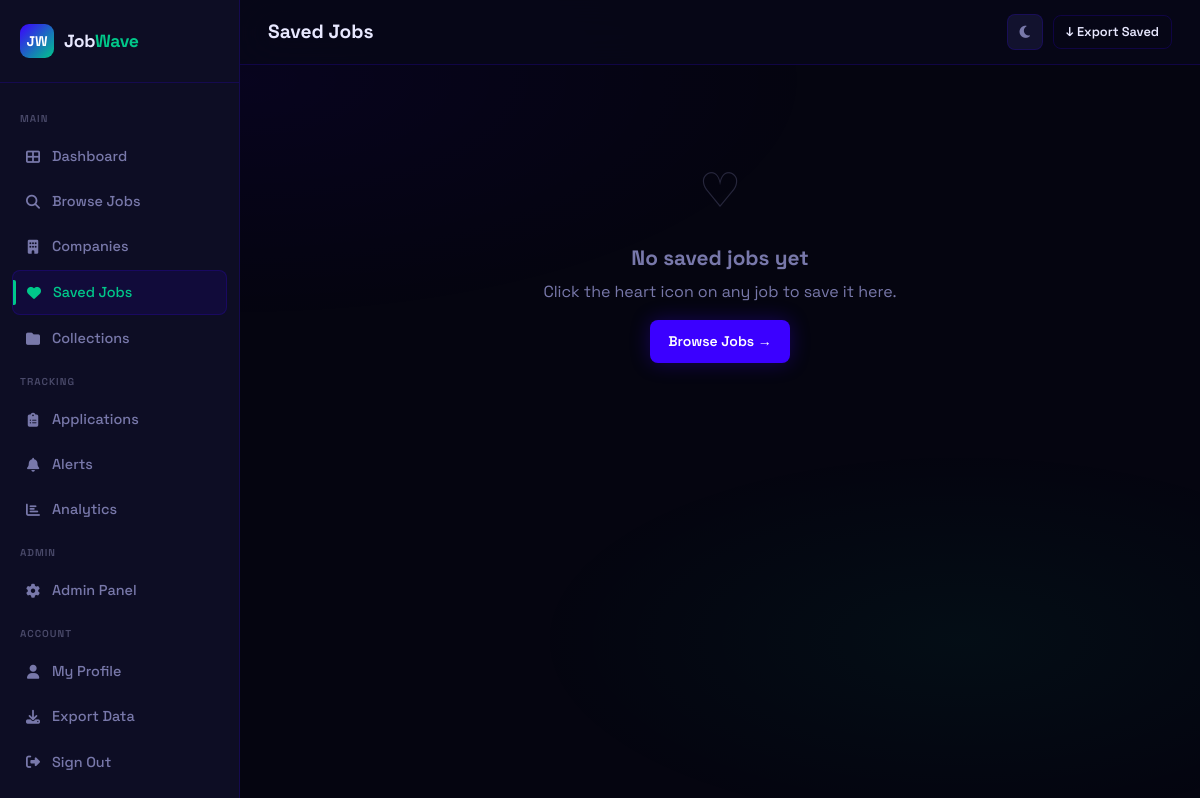
Page /saved (signed in) on the earlier database version.
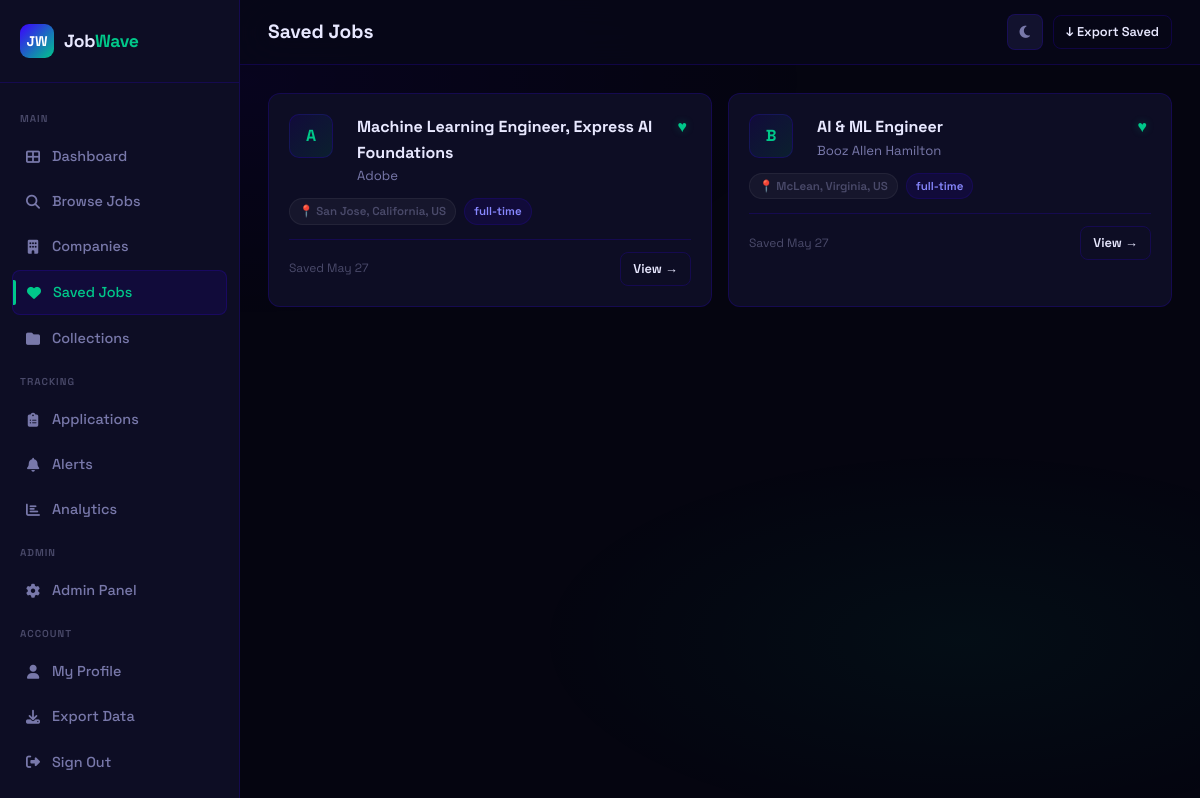
Same page on the later database version.
### app.py (models this page shows)
class Job(db.Model):
    id = db.Column(db.Integer, primary_key=True)
    title = db.Column(db.String(200), nullable=False)
    company = db.Column(db.String(200), nullable=False)
    location = db.Column(db.String(200))
    job_type = db.Column(db.String(50))          # full-time | part-time | remote | contract
    experience = db.Column(db.String(50))         # entry | mid | senior
    salary_min = db.Column(db.Integer)
    salary_max = db.Column(db.Integer)
    description = db.Column(db.Text)
    requirements = db.Column(db.Text)
    source = db.Column(db.String(100))
    source_url = db.Column(db.String(500))
    source_id = db.Column(db.String(200), unique=True)  # duplicate detection
    tags = db.Column(db.String(500))
    is_active = db.Column(db.Boolean, default=True)
    scraped_at = db.Column(db.DateTime, default=datetime.utcnow)
    posted_at = db.Column(db.DateTime)
    views = db.Column(db.Integer, default=0)

class SavedJob(db.Model):
    id = db.Column(db.Integer, primary_key=True)
    user_id = db.Column(db.Integer, db.ForeignKey('user.id'), nullable=False)
    job_id = db.Column(db.Integer, db.ForeignKey('job.id'), nullable=False)
    saved_at = db.Column(db.DateTime, default=datetime.utcnow)
    job = db.relationship('Job')

### app.py (the view)
@app.route('/saved')
@login_required
def saved_jobs():
    saved = SavedJob.query.filter_by(user_id=current_user.id)\
        .order_by(SavedJob.saved_at.desc()).all()
    return render_template('saved.html', saved=saved)

### app.py (called while the page is built)
@login_manager.user_loader
def load_user(user_id):
    return User.query.get(int(user_id))

    @property
    def is_authenticated(self): return True

### templates/saved.html (shortened to what this page needs)
{% extends 'base.html' %}
{% block page_title %}Saved Jobs{% endblock %}
{% block topbar_actions %}
<a href="{{ url_for('export_jobs') }}?saved=1" class="btn btn-outline btn-sm">↓ Export Saved</a>
{% endblock %}
{% block content %}
{% if saved %}
<div class="jobs-grid stagger">
  {% for s in saved %}
  {% set job = s.job %}
  <div class="job-card">
    <div class="job-card-header">
      <div class="company-logo">{{ job.company[0] }}</div>
      <div style="flex:1;min-width:0;padding-left:12px;">
        <a href="{{ url_for('job_detail', job_id=job.id) }}" class="job-title" style="color:var(--text);">{{ job.title }}</a>
        <div class="job-company">{{ job.company }}</div>
      </div>
      <button class="save-btn saved" data-job-id="{{ job.id }}">♥</button>
    </div>
    <div class="job-meta">
      {% if job.location %}<span class="badge badge-gray">📍 {{ job.location }}</span>{% endif %}
      <span class="badge badge-indigo">{{ job.job_type or 'full-time' }}</span>
    </div>
    <div class="job-card-footer">
      <span class="job-time">Saved {{ s.saved_at.strftime('%b %d') }}</span>
      <a href="{{ url_for('job_detail', job_id=job.id) }}" class="btn btn-outline btn-sm">View →</a>
    </div>
  </div>
  {% endfor %}
</div>
{% else %}
<div class="empty-state">
  <div class="empty-icon">♡</div>
  <h3>No saved jobs yet</h3>
  <p>Click the heart icon on any job to save it here.</p>
  <a href="{{ url_for('jobs') }}" class="btn btn-primary" style="margin-top:16px;">Browse Jobs →</a>
</div>
{% endif %}
{% endblock %}

### templates/base.html (shortened to what this page needs)
<!DOCTYPE html>
<html lang="en">
<head>
  <link rel="stylesheet" href="{{ url_for('static', filename='css/style.css') }}">
  <link rel="stylesheet" href="https://cdnjs.cloudflare.com/ajax/libs/font-awesome/6.5.0/css/all.min.css">
</head>
<body>
{% if current_user.is_authenticated %}
<div class="wrapper">
  <aside class="sidebar">
    <div class="sidebar-logo">
      <div class="logo-mark">JW</div>
      <div class="logo-text">Job<span>Wave</span></div>
    </div>
    <nav class="sidebar-nav">
      <span class="nav-section-label">Main</span>
      <a href="{{ url_for('dashboard') }}" class="nav-link {% if request.endpoint == 'dashboard' %}active{% endif %}">
        <span class="nav-icon"><i class="fa-solid fa-table-cells-large"></i></span> Dashboard
      </a>
      <a href="{{ url_for('jobs') }}" class="nav-link {% if request.endpoint in ['jobs','job_detail'] %}active{% endif %}">
        <span class="nav-icon"><i class="fa-solid fa-magnifying-glass"></i></span> Browse Jobs
      </a>
      <a href="{{ url_for('companies') }}" class="nav-link {% if request.endpoint in ['companies','company_page'] %}active{% endif %}">
        <span class="nav-icon"><i class="fa-solid fa-building"></i></span> Companies
      </a>
      <a href="{{ url_for('saved_jobs') }}" class="nav-link {% if request.endpoint == 'saved_jobs' %}active{% endif %}">
        <span class="nav-icon"><i class="fa-solid fa-heart"></i></span> Saved Jobs
      </a>
      <a href="{{ url_for('collections') }}" class="nav-link {% if request.endpoint in ['collections','collection_detail'] %}active{% endif %}">
        <span class="nav-icon"><i class="fa-solid fa-folder"></i></span> Collections
      </a>
      <span class="nav-section-label">Tracking</span>
      <a href="{{ url_for('applications') }}" class="nav-link {% if request.endpoint == 'applications' %}active{% endif %}">
        <span class="nav-icon"><i class="fa-solid fa-clipboard-list"></i></span> Applications
      </a>
      <a href="{{ url_for('alerts') }}" class="nav-link {% if request.endpoint == 'alerts' %}active{% endif %}">
        <span class="nav-icon"><i class="fa-solid fa-bell"></i></span> Alerts
      </a>
      <a href="{{ url_for('analytics') }}" class="nav-link {% if request.endpoint == 'analytics' %}active{% endif %}">
        <span class="nav-icon"><i class="fa-solid fa-chart-bar"></i></span> Analytics
      </a>
      {% if current_user.role == 'admin' %}
      <span class="nav-section-label">Admin</span>
      <a href="{{ url_for('admin') }}" class="nav-link {% if request.endpoint == 'admin' %}active{% endif %}">
        <span class="nav-icon"><i class="fa-solid fa-gear"></i></span> Admin Panel
      </a>
      {% endif %}
      <span class="nav-section-label">Account</span>
      <a href="{{ url_for('profile') }}" class="nav-link {% if request.endpoint == 'profile' %}active{% endif %}">
        <span class="nav-icon"><i class="fa-solid fa-user"></i></span> My Profile
      </a>
      <a href="{{ url_for('export_jobs') }}" class="nav-link">
        <span class="nav-icon"><i class="fa-solid fa-download"></i></span> Export Data
      </a>
      <a href="{{ url_for('logout') }}" class="nav-link">
        <span class="nav-icon"><i class="fa-solid fa-right-from-bracket"></i></span> Sign Out
      </a>
    </nav>
  </aside>
  <main class="main">
    <div class="topbar">
      <div style="display:flex;align-items:center;gap:12px;">
        <div class="topbar-title">
          <h1>{% block page_title %}Dashboard{% endblock %}</h1>
        </div>
      </div>
      <div class="topbar-actions">
        <button class="theme-toggle" id="theme-toggle" title="Toggle light/dark mode">
          <i class="fa-solid fa-moon" id="theme-icon"></i>
        </button>
        {% block topbar_actions %}{% endblock %}
      </div>
    </div>
    <div class="page-content">
      {% block content %}{% endblock %}
    </div>
  </main>
</div>
{% else %}
  {% block public_content %}{% endblock %}
{% endif %}
</body>
</html>

Differences in the rows shown:
added SavedJob: saved_at "May 27"
added Job: company "A", title "Machine Learning Engineer, Express AI Foundations", company "Adobe", location "San Jose, California, US", job_type "full-time"
added SavedJob: saved_at "May 27"
added Job: company "B", title "AI & ML Engineer", company "Booz Allen Hamilton", location "McLean, Virginia, US", job_type "full-time"
Other differences:
text no longer shown: "♡ No saved jobs yet Click the heart icon on any job to save it here. Browse Jobs →"
